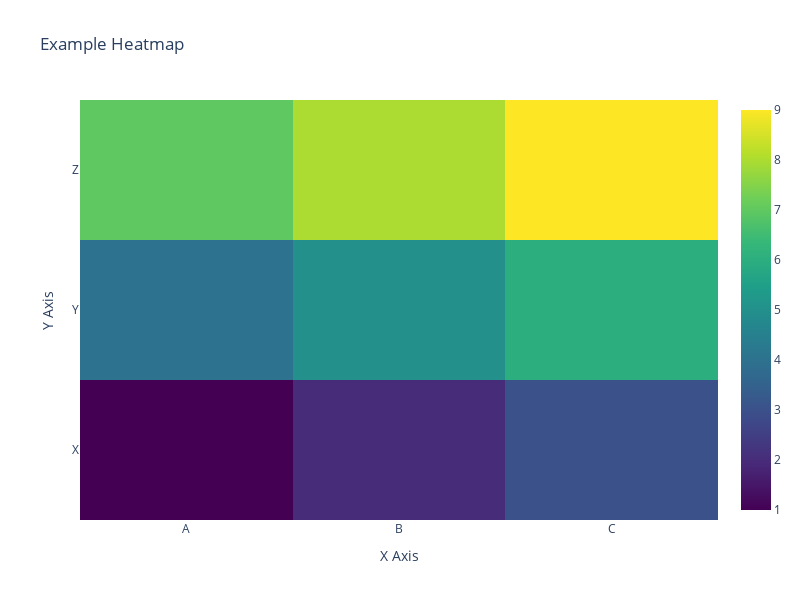

The code cell stored with this chart in its notebook:
### Markdown cell above
## Helper Viz

### Code cell
def get_default_heatmap_fig() -> go.Figure:
    """Create a default heatmap figure with standard configuration.

    Returns:
        go.Figure: A plotly figure with default heatmap settings
    """
    # General Viz Config
    heatmap_layout = go.Layout(
        modebar=go.layout.Modebar(
            remove=[
                "zoomIn2d",
                "zoomOut2d",
                "autoScale2d",
                "resetScale2d",
                "hoverClosestCartesian",
                "hoverCompareCartesian",
                "toggleSpikelines",
            ]
        ),
        dragmode=False,
        width=800,
        height=600,
    )

    heatmap_trace = go.Heatmap(
        colorscale="Viridis",
        textfont={"color": "black"},
        reversescale=False,
        showscale=True,
        showlegend=False,
    )

    return go.Figure(data=heatmap_trace, layout=heatmap_layout)


# Create example data
x_labels = ["A", "B", "C"]  # <--- [NEW] Added example x labels
y_labels = ["X", "Y", "Z"]  # <--- [NEW] Added example y labels
z_values = [
    [1, 2, 3],  # <--- [NEW] Added 2D array for heatmap values
    [4, 5, 6],
    [7, 8, 9],
]

# Create and configure figure
fig = get_default_heatmap_fig()
heatmap_trace: go.Heatmap = fig.data[0]
heatmap_trace.x = x_labels  # <--- [CHANGED] Set x axis labels
heatmap_trace.y = y_labels  # <--- [CHANGED] Set y axis labels
heatmap_trace.z = z_values  # <--- [CHANGED] Set z values as 2D array

# Update layout with titles
fig.update_layout(  # <--- [NEW] Added titles
    title="Example Heatmap", xaxis_title="X Axis", yaxis_title="Y Axis"
)

fig  # Display the figure

### Figure 1 — Plotly figure (JSON) as saved in the notebook; plotly's stock layout.template omitted (floating-point values rounded to 4 significant figures)
{"data": [{"colorscale": [[0, "#440154"], [0.1111, "#482878"], [0.2222, "#3e4989"], [0.3333, "#31688e"], [0.4444, "#26828e"], [0.5556, "#1f9e89"], [0.6667, "#35b779"], [0.7778, "#6ece58"], [0.8889, "#b5de2b"], [1, "#fde725"]], "reversescale": false, "showlegend": false, "showscale": true, "textfont": {"color": "black"}, "type": "heatmap", "x": ["A", "B", "C"], "y": ["X", "Y", "Z"], "z": [[1, 2, 3], [4, 5, 6], [7, 8, 9]]}], "layout": {"dragmode": false, "height": 600, "modebar": {"remove": ["zoomIn2d", "zoomOut2d", "autoScale2d", "resetScale2d", "hoverClosestCartesian", "hoverCompareCartesian", "toggleSpikelines"]}, "title": {"text": "Example Heatmap"}, "width": 800, "xaxis": {"title": {"text": "X Axis"}}, "yaxis": {"title": {"text": "Y Axis"}}}}
